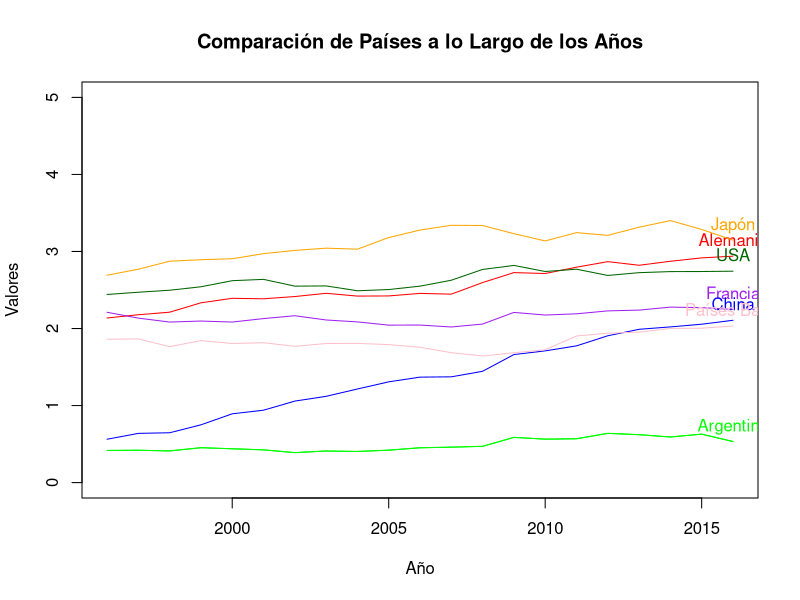
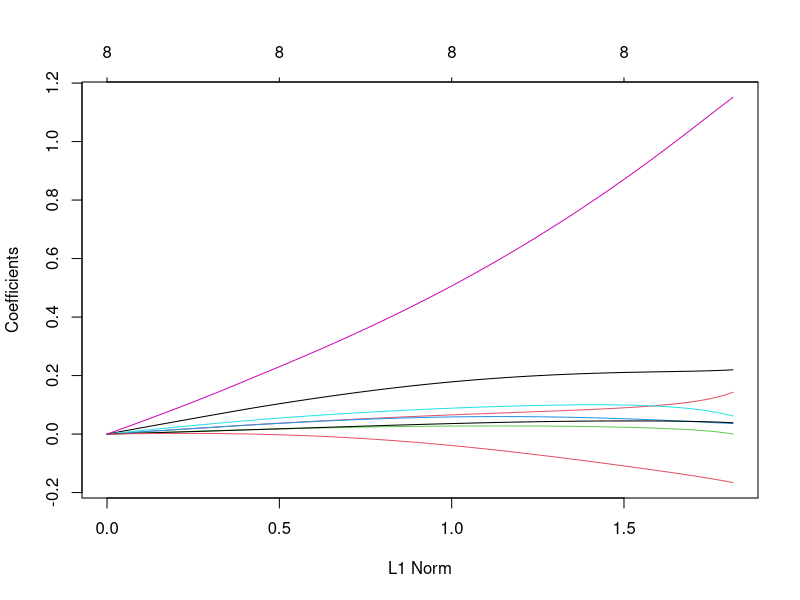

Write the R code that produced these figures, in order.
library(glmnet)
# Cargar el dataframe desde un archivo CSV
df <- read.csv("rdpercentGDP.csv")

# Crear el gráfico
plot(df$year, df$argen, type = "l", ylim = c(0, 5), col = "green", 
     xlab = "Año", ylab = "Valores", main = "Comparación de Países a lo Largo de los Años")

# Lista de países y colores
countries <- c("argen", "germany", "france", "china", "japan", "usa", "Reino Unido", "nld", "Finland")
colors <- c("green", "red", "purple", "blue", "orange", "darkgreen", "brown", "pink", "yellow")
names <- c("Argentina", "Alemania", "Francia", "China", "Japón", "USA", "Reino Unido","Países Bajos", "Finland")

# Añadir las líneas de cada país y el texto correspondiente
for (i in seq_along(countries)) {
  lines(df$year, df[[countries[i]]], col = colors[i])
  text(df$year[length(df$year)], df[[countries[i]]][length(df[[countries[i]]])], 
       names[i], pos = 3, col = colors[i])
}

# Dividir los datos en conjuntos de entrenamiento y prueba
set.seed(2024)
train_indices <- sample(seq_len(nrow(df)), size = 0.8 * nrow(df))

train_data <- df[train_indices, ]
test_data <- df[-train_indices, ]

# Verificar la división
print("Conjunto de entrenamiento:")
print(train_data)

print("Conjunto de prueba:")
print(test_data)

# Crear el modelo de regresión lineal
modelo <- lm(usa ~ germany + france + china + japan + uk + nld + finland, data = train_data)
summary(modelo)

#Ahora quiero ver midiendo cuánto error cuatrático medio tienen los datos de testeo.
predicciones <- predict(modelo, newdata = test_data)
ECM <- mean((test_data$usa - predicciones)^2)
print(ECM) #Tenemos un bajo ECM ya que los datos son muy pocos

#Ahora vamos a analizar la correlación entre las variables y si podemos pensar que algunas son redundantes (o se explican por otras)
cor(train_data)
#Vemos que china y germany están muy correlacionados (quizas podríamos sacar alguno)

matriz_diseño <- as.matrix(train_data[,-c(1, 2, 8, 10)])

ajuste.ridge <- glmnet(matriz_diseño, train_data$usa , alpha = 0)
summary(ajuste.ridge)

plot(ajuste.ridge)


